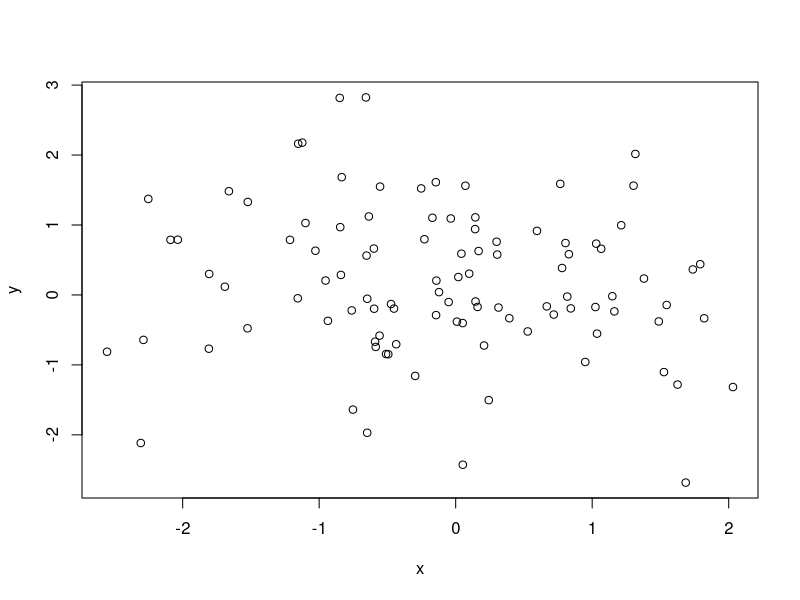

The R source for this figure:
## ---- chunk 1
x <- rnorm(100)
y <- rnorm(100)
plot (x, y)
## ---- chunk 2
summary (x)
